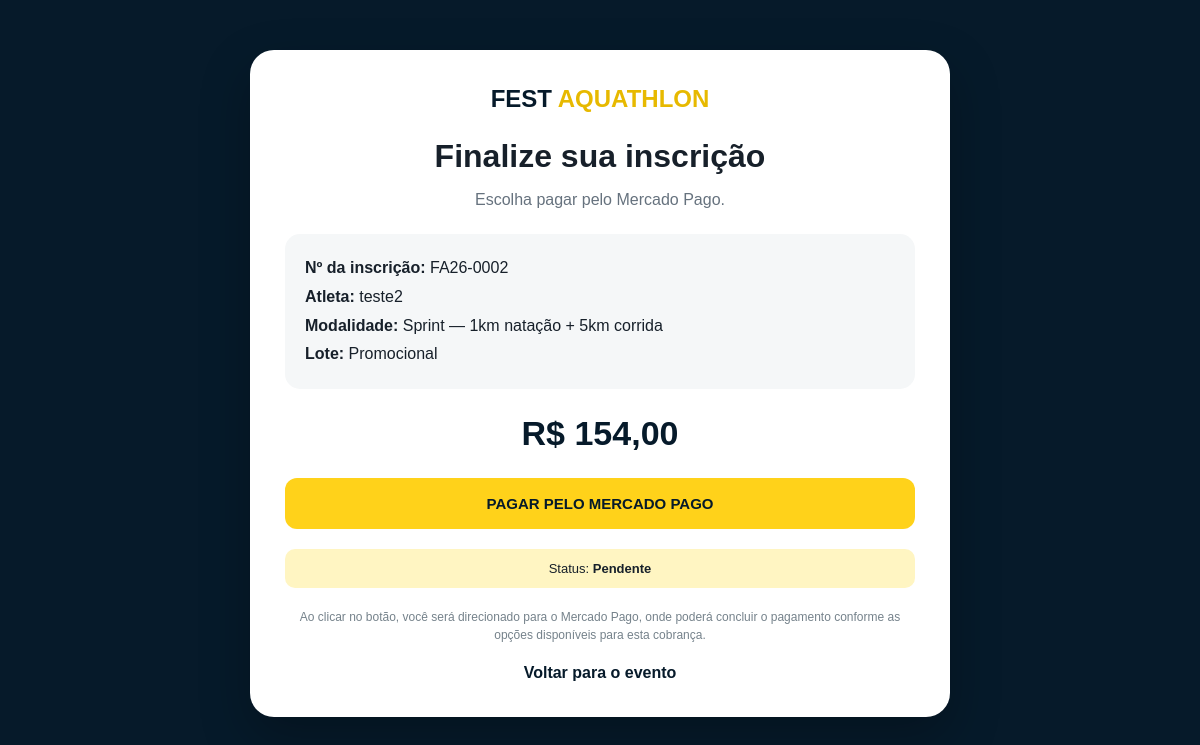
The page /pagamento/FA26-0002/ on the database as committed earlier.
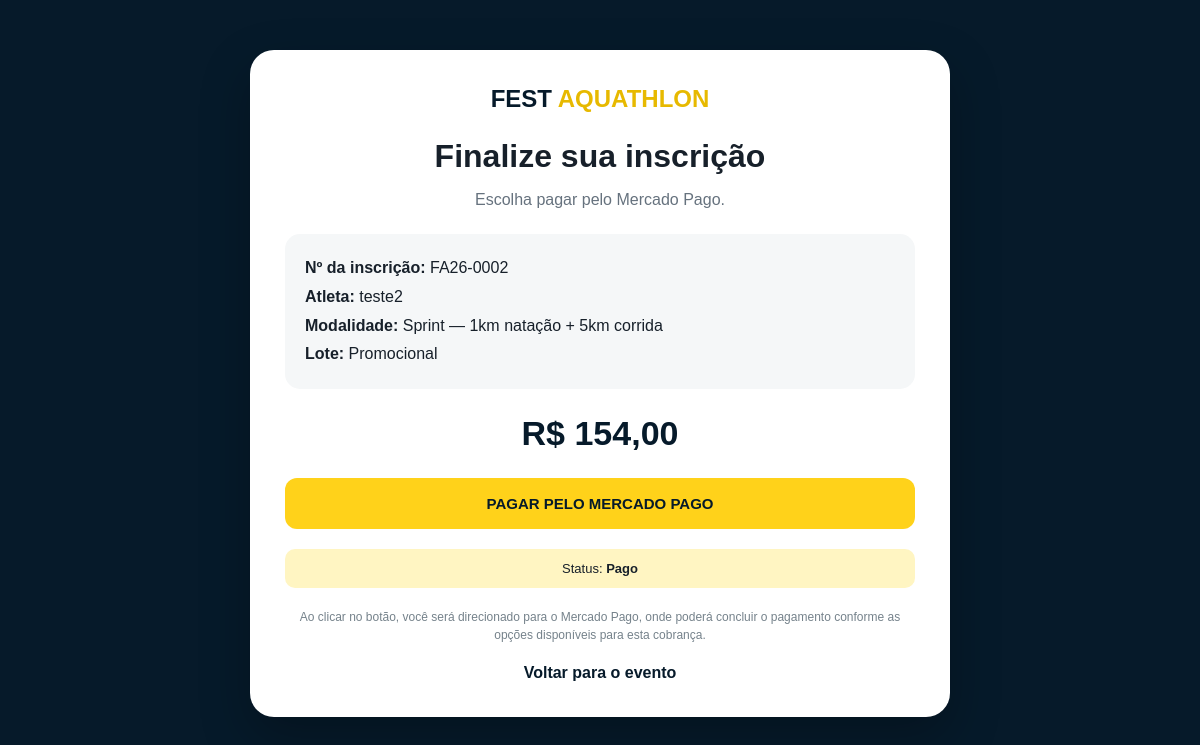
The same page on the database as committed later.
### inscricoes/models.py (models this page shows, shortened)
class Inscricao(models.Model):
    MINI = "MINI"
    SPRINT = "SPRINT"
    MODALIDADES = [
        (
            MINI,
            "Mini Sprint — 500m natação + 2,5km corrida",
        ),
        (
            SPRINT,
            "Sprint — 1km natação + 5km corrida",
        ),
    ]
    PENDENTE = "PENDENTE"
    PAGO = "PAGO"
    CANCELADO = "CANCELADO"
    STATUS = [
        (PENDENTE, "Aguardando pagamento"),
        (PAGO, "Pagamento confirmado"),
        (CANCELADO, "Cancelada"),
    ]
    numero = models.CharField(
        max_length=20,
        unique=True,
        blank=True,
    )
    nome = models.CharField(
        max_length=150,
    )
    telefone = models.CharField(
        max_length=30,
    )
    email = models.EmailField()
    data_nascimento = models.DateField()
    modalidade = models.CharField(
        max_length=10,
        choices=MODALIDADES,
    )
    militar = models.BooleanField(
        default=False,
    )
    comprovante_militar = models.FileField(
        upload_to="comprovantes/militares/",
        blank=True,
        null=True,
    )
    autorizacao_responsavel = models.FileField(
        upload_to="comprovantes/responsaveis/",
        blank=True,
        null=True,
    )
    lote = models.CharField(
        max_length=40,
        blank=True,
    )
    valor_inscricao = models.DecimalField(
        max_digits=8,
        decimal_places=2,
        default=0,
    )
    valor_total = models.DecimalField(
        max_digits=8,
        decimal_places=2,
        default=0,
    )
    status = models.CharField(
        max_length=12,
        choices=STATUS,
        default=PENDENTE,
    )
    criado_em = models.DateTimeField(
        auto_now_add=True,
    )
    atualizado_em = models.DateTimeField(
        auto_now=True,
    )
    class Meta:
        ordering = ["-criado_em"]
        verbose_name = "Inscrição"
        verbose_name_plural = "Inscrições"

class Pagamento(models.Model):
    PENDENTE = "PENDENTE"
    PAGO = "PAGO"
    CANCELADO = "CANCELADO"
    EXPIRADO = "EXPIRADO"
    STATUS = [
        (PENDENTE, "Pendente"),
        (PAGO, "Pago"),
        (CANCELADO, "Cancelado"),
        (EXPIRADO, "Expirado"),
    ]
    MERCADO_PAGO = "MERCADO_PAGO"
    inscricao = models.OneToOneField(
        Inscricao,
        on_delete=models.CASCADE,
        related_name="pagamento",
    )
    plataforma = models.CharField(
        max_length=30,
        default=MERCADO_PAGO,
    )
    valor = models.DecimalField(
        max_digits=8,
        decimal_places=2,
    )
    link_pagamento = models.URLField(
        max_length=1000,
    )
    status = models.CharField(
        max_length=12,
        choices=STATUS,
        default=PENDENTE,
    )
    metodo = models.CharField(
        max_length=30,
        blank=True,
    )
    identificador_transacao = models.CharField(
        max_length=150,
        blank=True,
        db_index=True,
    )
    criado_em = models.DateTimeField(
        auto_now_add=True,
    )
    pago_em = models.DateTimeField(
        null=True,
        blank=True,
    )
    atualizado_em = models.DateTimeField(
        auto_now=True,
    )
    class Meta:
        verbose_name = "Pagamento"
        verbose_name_plural = "Pagamentos"
        ordering = ["-criado_em"]

### inscricoes/views.py (the view)
def pagamento(request, numero):
    inscricao = get_object_or_404(
        Inscricao,
        numero=numero,
    )
    pagamento = get_object_or_404(
        Pagamento,
        inscricao=inscricao,
    )
    return render(
        request,
        "registration/pagamento.html",
        {
            "inscricao": inscricao,
            "pagamento": pagamento,
        },
    )

### templates/registration/pagamento.html (shortened to what this page needs)
<!doctype html>
<html lang="pt-BR">
<head>
</head>
<body>
<div class="page">
    <div class="card">
        <div class="logo">
            FEST <span>AQUATHLON</span>
        </div>
        <h1>
            Finalize sua inscrição
        </h1>
        <p class="subtitle">
            Escolha pagar pelo Mercado Pago.
        </p>
        <div class="summary">
            <strong>
                Nº da inscrição:
            </strong>
            {{ inscricao.numero }}
            <br>
            <strong>
                Atleta:
            </strong>
            {{ inscricao.nome }}
            <br>
            <strong>
                Modalidade:
            </strong>
            {{ inscricao.get_modalidade_display }}
            <br>
            <strong>
                Lote:
            </strong>
            {{ inscricao.lote }}
        </div>
        <div class="price">
            R$ {{ inscricao.valor_total }}
        </div>
        <a
            href="{{ pagamento.link_pagamento }}"
            target="_blank"
            rel="noopener noreferrer"
            class="payment-btn mercado"
        >
            PAGAR PELO MERCADO PAGO
        </a>
        <div class="status">
            Status:
            <strong>
                {{ pagamento.get_status_display }}
            </strong>
        </div>
        <p class="info">
            Ao clicar no botão, você será direcionado
            para o Mercado Pago, onde poderá concluir
            o pagamento conforme as opções disponíveis
            para esta cobrança.
        </p>
        <a
            href="/"
            class="back"
        >
            Voltar para o evento
        </a>
    </div>
</div>
</body>
</html>

### templates/registration/pagamento.html (style rules this page uses)
* { box-sizing: border-box; }
body { margin: 0; font-family: Arial, sans-serif; background: #061a2a; color: #17202a; }
.page { min-height: 100vh; padding: 50px 20px; }
.card { width: min(700px, 100%); margin: auto; background: white; border-radius: 24px; padding: 35px; box-shadow: 0 20px 50px rgba(0,0,0,.25); }
.logo { text-align: center; font-size: 24px; font-weight: 900; color: #061a2a; }
.logo span { color: #e7b900; }
h1 { text-align: center; margin: 25px 0 10px; }
.subtitle { text-align: center; color: #66727e; }
.summary { background: #f5f7f8; border-radius: 15px; padding: 20px; margin: 25px 0; line-height: 1.8; }
.price { font-size: 34px; font-weight: 900; text-align: center; color: #061a2a; margin: 10px 0 25px; }
.payment-btn { display: block; width: 100%; padding: 17px; margin-top: 12px; border-radius: 12px; text-decoration: none; text-align: center; font-weight: 900; font-size: 15px; }
.mercado { background: #ffd21a; color: #061a2a; }
.status { text-align: center; margin-top: 20px; padding: 12px; background: #fff5c2; border-radius: 10px; font-size: 13px; }
.info { text-align: center; font-size: 12px; color: #75828b; margin-top: 20px; line-height: 1.5; }
.back { display: block; text-align: center; margin-top: 20px; color: #061a2a; font-weight: bold; text-decoration: none; }

Rows that differ between the two databases and show on the page:
changed Pagamento: status "Pendente" → "Pago"
